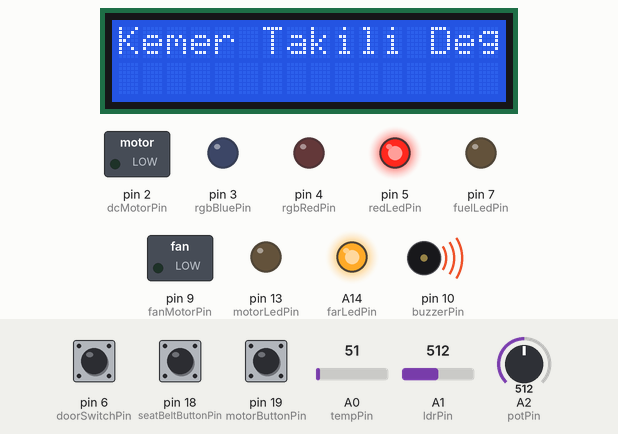
A sketch run on a simulated Arduino Mega 2560, built with avr-gcc and run on an emulated ATmega2560. Parts: 16×2 character LCD, switched loads named in the sketch (green lamp = pin HIGH), output pins drawn as LEDs (lit = HIGH), buzzer (waves = sounding, pin HIGH). The test bench sets the inputs (shaded band); at power-on: pin 18 (seatBeltButtonPin) HIGH, pin 6 (doorSwitchPin) HIGH, pin 19 (motorButtonPin) HIGH, A0 (tempPin) = 51, A1 (ldrPin) = 512, A2 (potPin) = 512.

Above: at 1.2 s.
1.3 s: pin 18 (seatBeltButtonPin) pulled LOW for 0.15 s
At 1.52 s:
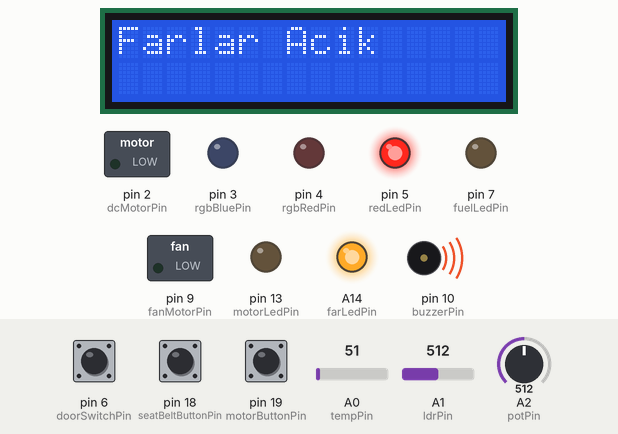
4.4 s: pin 6 (doorSwitchPin) pulled LOW for 0.15 s
At 4.61 s:
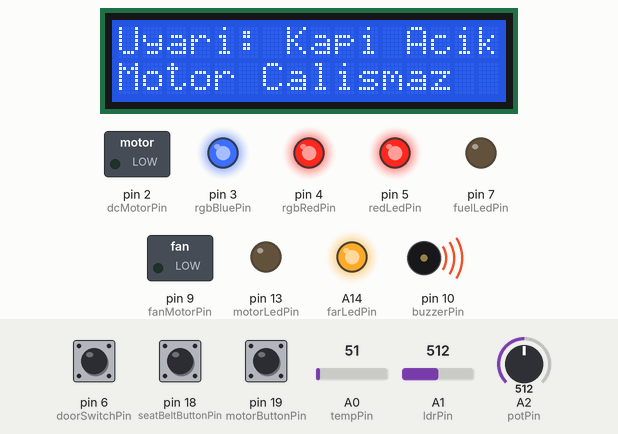
7.5 s: pin 18 (seatBeltButtonPin) pulled LOW for 1 s
At 8.3 s:
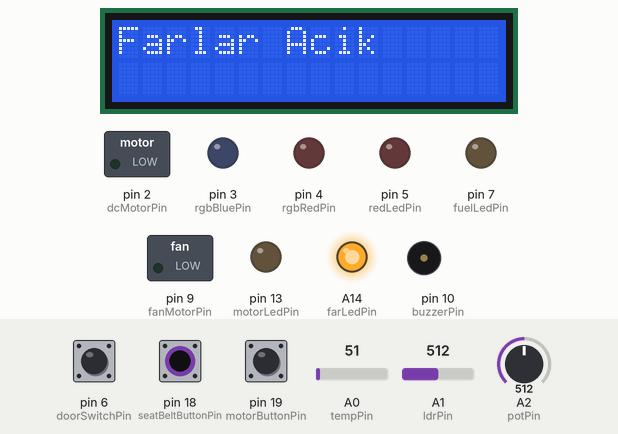
11.5 s: pin 6 (doorSwitchPin) pulled LOW for 0.15 s
At 11.74 s:
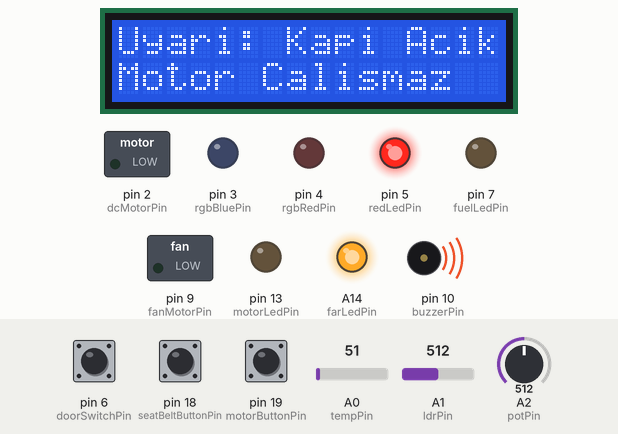
14.6 s: pin 6 (doorSwitchPin) pulled LOW for 3.2 s
At 15.5 s:
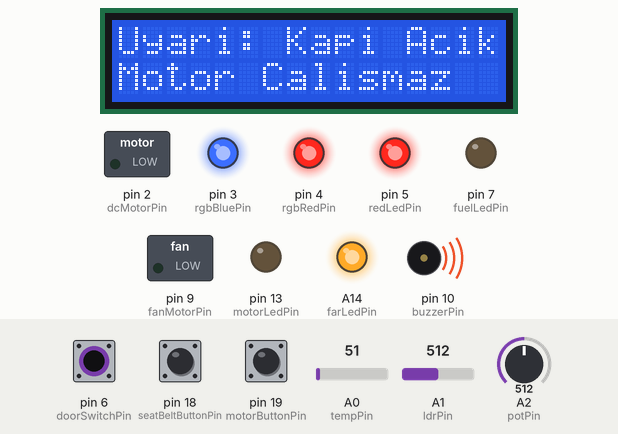
20.8 s: pin 18 (seatBeltButtonPin) pulled LOW for 0.15 s
At 22.0 s:
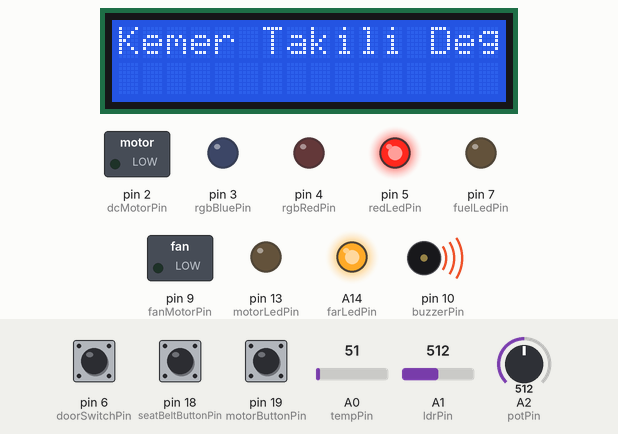
Timing chart, 0 to 23.8 s (numbered marks = the images above; inputs shaded):
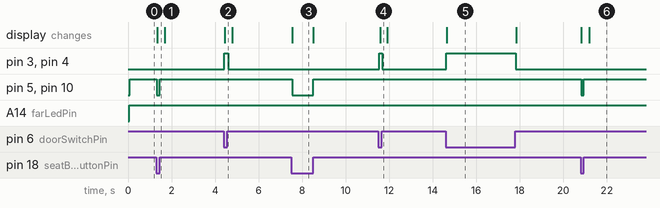

The sketch:

su.ino
```cpp
#include <Wire.h>
#include <LiquidCrystal_I2C.h>

LiquidCrystal_I2C lcd(0x3F, 16, 2);

const int motorButtonPin = 19;
const int seatBeltButtonPin = 18;
const int redLedPin = 5;
const int buzzerPin = 10;
const int potPin = A2;
const int fuelLedPin = 7;
const int motorLedPin = 13;
const int dcMotorPin = 2;
const int tempPin = A0;
const int fanMotorPin = 9;
const int doorSwitchPin = 6;
const int rgbRedPin = 4;
const int rgbBluePin = 3;
const int ldrPin = A1;
const int farLedPin = A14;

bool motorDurumu = false;
bool farDurumu = false;
unsigned long lcdTimer = 0;
unsigned long lcdShowTime = 3000;
String lcdSatir1 = "";
String lcdSatir2 = "";

void lcd_hazirla() {
  lcd.init();
  lcd.backlight();
  lcd.clear();
}

void pin_hazirla() {
  pinMode(motorButtonPin, INPUT_PULLUP);
  pinMode(seatBeltButtonPin, INPUT_PULLUP);
  pinMode(redLedPin, OUTPUT);
  pinMode(buzzerPin, OUTPUT);
  pinMode(fuelLedPin, OUTPUT);
  pinMode(motorLedPin, OUTPUT);
  pinMode(dcMotorPin, OUTPUT);
  pinMode(fanMotorPin, OUTPUT);
  pinMode(doorSwitchPin, INPUT_PULLUP);
  pinMode(rgbRedPin, OUTPUT);
  pinMode(rgbBluePin, OUTPUT);
  pinMode(farLedPin, OUTPUT);
}

void guncelleLCD(String satir1, String satir2, unsigned long sure = 3000) {
  if (satir1 != lcdSatir1 || satir2 != lcdSatir2) {
    lcd.clear();
    lcd.setCursor(0, 0);
    lcd.print(satir1);
    lcd.setCursor(0, 1);
    lcd.print(satir2);
    lcdSatir1 = satir1;
    lcdSatir2 = satir2;
    lcdTimer = millis();
    lcdShowTime = sure;
  }
}

void setup() {
  pin_hazirla();
  lcd_hazirla();
}

void loop() {
  int motorButton = digitalRead(motorButtonPin);
  int seatBelt = digitalRead(seatBeltButtonPin);
  int potDeger = analogRead(potPin);
  int yakitYuzde = map(potDeger, 0, 1023, 0, 100);
  int doorState = digitalRead(doorSwitchPin);
  int ldrDeger = analogRead(ldrPin);
  int tempRaw = analogRead(tempPin);
  float voltage = (tempRaw / 1023.0) * 5.0;
  float sicaklik = voltage * 100.0;

  if (millis() - lcdTimer > lcdShowTime) {
    lcdSatir1 = "";
    lcdSatir2 = "";
    lcd.clear();
  }


  bool yeniFarDurumu = (ldrDeger <= 921);

  if (yeniFarDurumu) {
    digitalWrite(farLedPin, HIGH);
    guncelleLCD("Farlar Acik", "", 3000);
  } else {
    if (farDurumu != yeniFarDurumu) {
      digitalWrite(farLedPin, LOW);
      guncelleLCD("Farlar Kapandi", "", 3000);
    }
  }
  farDurumu = yeniFarDurumu;


  if (doorState == LOW) {
    digitalWrite(rgbRedPin, HIGH);
    digitalWrite(rgbBluePin, HIGH);
    motorDurumu = false;
    digitalWrite(motorLedPin, LOW);
    digitalWrite(dcMotorPin, LOW);
    guncelleLCD("Uyari: Kapi Acik", "Motor Calismaz", 5000);
    return;
  } else {
    digitalWrite(rgbRedPin, LOW);
    digitalWrite(rgbBluePin, LOW);
  }


  if (seatBelt == HIGH) {
    digitalWrite(redLedPin, HIGH);
    digitalWrite(buzzerPin, HIGH);
    motorDurumu = false;
    digitalWrite(motorLedPin, LOW);
    digitalWrite(dcMotorPin, LOW);
    guncelleLCD("Kemer Takili Degil!", "", 5000);
    return;
  } else {
    digitalWrite(redLedPin, LOW);
    digitalWrite(buzzerPin, LOW);
  }


  if (motorButton == LOW) {
    motorDurumu = true;
  } else {
    motorDurumu = false;
  }


  static bool klimaKapandiYazildi = false;

  if (sicaklik >= 25.0) {
    digitalWrite(fanMotorPin, HIGH);
    guncelleLCD("Sicaklik: " + String((int)sicaklik) + (char)223 + "C", "Klima Acildi", 3000);
    klimaKapandiYazildi = false;
  } else {
    digitalWrite(fanMotorPin, LOW);
    if (!klimaKapandiYazildi) {
      guncelleLCD("Klima Kapandi", "", 3000);
      klimaKapandiYazildi = true;
    }
  }


  if (yakitYuzde == 0) {
    motorDurumu = false;
    guncelleLCD("Yakit Bitti", "Motor Durdu", 5000);
    digitalWrite(fuelLedPin, LOW);
    digitalWrite(redLedPin, LOW);
    digitalWrite(buzzerPin, LOW);
  }


  digitalWrite(motorLedPin, motorDurumu);
  digitalWrite(dcMotorPin, motorDurumu);


  if (yakitYuzde > 0 && yakitYuzde <= 10) {
    lcd.setCursor(0, 1);
    lcd.print("Yakit: ");
    lcd.print(yakitYuzde);
    lcd.print("%   ");

    if (yakitYuzde <= 5) {
      lcd.setCursor(0, 0);
      lcd.print("Kritik: Yakit Az ");
      digitalWrite(fuelLedPin, millis() / 300 % 2);
    } else {
      lcd.setCursor(0, 0);
      lcd.print("Uyari: Yakit Az  ");
      digitalWrite(fuelLedPin, HIGH);
    }
  } else {
    digitalWrite(fuelLedPin, LOW);

  }
}
```

Measured:
- after the input at 1.3 s, pin 5 (redLedPin), pin 10 (buzzerPin): HIGH → LOW at once, → HIGH 0.13 s later; the display: first changes at once (image 1 shows a later state)
- after the input at 4.4 s, pin 3 (rgbBluePin), pin 4 (rgbRedPin): LOW → HIGH at once, → LOW 0.19 s later; the display: changes after 0.05 s (image 2)
- after the input at 7.5 s, pin 5 (redLedPin), pin 10 (buzzerPin): HIGH → LOW after 0.05 s, → HIGH 0.95 s later; the display: changes after 0.05 s (image 3)
- after the input at 11.5 s, pin 3 (rgbBluePin), pin 4 (rgbRedPin): LOW → HIGH after 0.05 s, → LOW 0.14 s later; the display: changes after 0.08 s (image 4)
- after the input at 14.6 s, pin 3 (rgbBluePin), pin 4 (rgbRedPin): LOW → HIGH at once, → LOW 3.2 s later; the display: changes after 0.06 s (image 5)
- after the input at 20.8 s, pin 5 (redLedPin), pin 10 (buzzerPin): HIGH → LOW at once, → HIGH 0.12 s later; the display: first changes at once (image 6 shows a later state)
